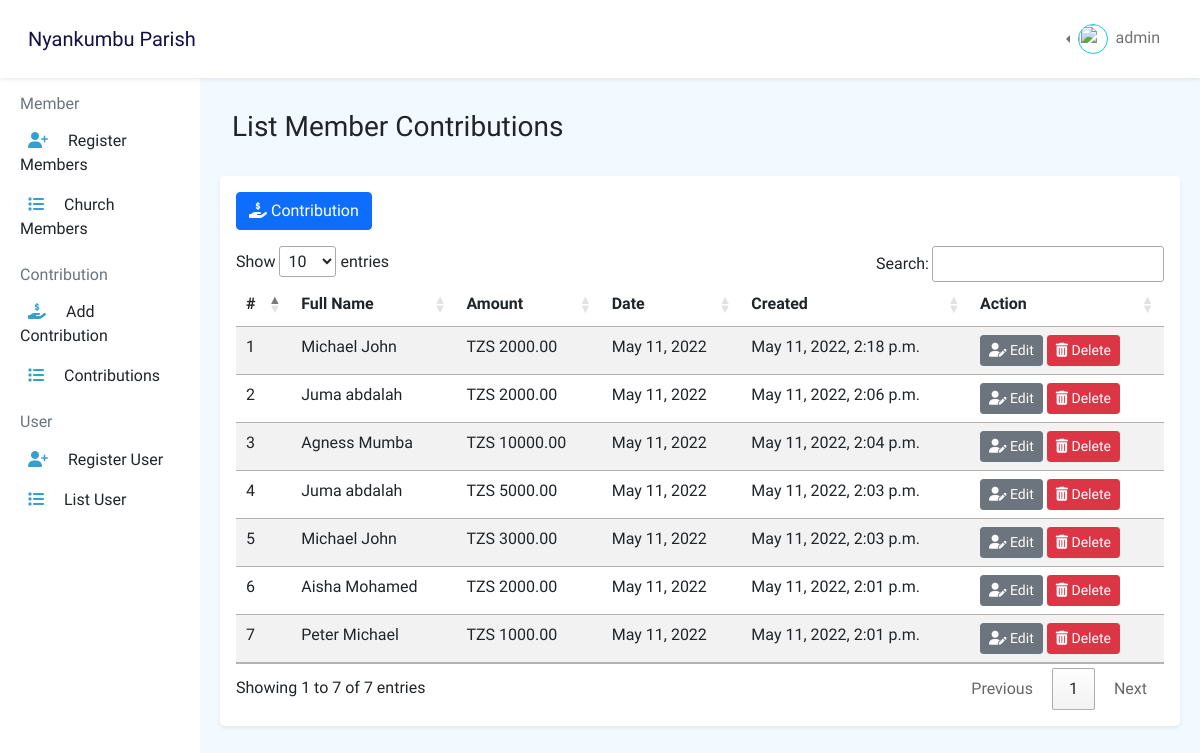
Screenshot of /parish/list/member/contributions (signed in) with the database file from the repository.
### parish/models.py (models this page shows, shortened)
class MemberContribution(models.Model):
    member = models.ForeignKey(
        ChurchMember, related_name='church_contribution', on_delete=models.CASCADE)
    amount = models.DecimalField(max_digits=19, decimal_places=2, default=0)
    contribution_date = models.DateField()
    updated_at = models.DateTimeField(auto_now=True)
    created_at = models.DateTimeField(auto_now_add=True)
    class Meta:
        ordering = ["-pk"]
        verbose_name = 'Member Contribution'
        verbose_name_plural = 'Member Contributions'

class ChurchMember(models.Model):
    GENDER = [
        ('Male', 'Male'),
        ('Female', 'Female'),
    ]
    MARITAL_STATUS = [
        ('Single', 'Single'),
        ('Married', 'Married'),
    ]
    full_name = models.CharField(max_length=100)
    gender = models.CharField(max_length=10, choices=GENDER)
    birth_date = models.DateField()
    marital_status = models.CharField(max_length=10, choices=MARITAL_STATUS)
    nida = models.CharField(max_length=50, unique=True, null=True, blank=True)
    mobile_phone = models.CharField(max_length=15, unique=True)
    work_phone = models.CharField(
        max_length=15, unique=True, blank=True, null=True)
    email = models.EmailField(
        max_length=254, unique=True, blank=True, null=True)
    address = models.CharField(max_length=50)
    photo = models.ImageField(upload_to='member_photos', blank=True, null=True)
    updated_at = models.DateTimeField(auto_now=True)
    created_at = models.DateTimeField(auto_now_add=True)
    class Meta:
        ordering = ["full_name"]
        verbose_name = 'Church Member'
        verbose_name_plural = 'Church Members'

### parish/views.py (the view)
# urls.py: path("list/member/contributions", views.list_member_contributions,
def list_member_contributions(request, *args, **kwargs):
    contributions = MemberContribution.objects.all()
    context = {
        'contributions': contributions,
    }
    return render(request, 'list_member_contributions.html', context)

### parish/templates/list_member_contributions.html (shortened to what this page needs)
{% extends 'base.html' %}
{% load static %}
{% block content %}
<h3 class=" m-3">List Member Contributions</h3>
<div class="row  p-3">
    <div class=" col-lg-12 mb-4 bg-white shadow-sm p-3 rounded-3">
        <div class="mb-3">
            <a class="btn btn-primary" href="{% url 'parish:add_member_contribution' %}">
                <i
                    class="fa-solid fa-hand-holding-dollar"></i>
                    Contribution
                </a>
        </div>
        <div class="table-responsive">
            <table id="example" class="table table-striped table-hover">
                <thead>
                    <tr>
                        <th>#</th>
                        <th>Full Name</th>
                        <th>Amount</th>
                        <th>Date</th>
                        <th>Created</th>
                        <th>Action</th>
                    </tr>
                </thead>
                <tbody>
                    {% for contribution in contributions %}
                    <tr>
                        <td>{{forloop.counter}}</td>
                        <td>{{contribution.member.full_name}}</td>
                        <td>TZS {{contribution.amount}}</td>
                        <td>{{contribution.contribution_date}}</td>
                        <td>{{contribution.created_at}}</td>
                        <td >
                            <a class="btn btn-sm btn-secondary"
                                href="{% url 'parish:edit_member_contribution' id=contribution.id %}">
                                <i class="fa-solid fa-user-pen"></i>
                                Edit
                            </a>
                            <a class="btn btn-sm btn-danger"
                                href="{% url 'parish:delete_member_contribution' id=contribution.id %}">
                                <i class="fa-solid fa-trash-can"></i>
                                Delete
                            </a>
                        </td>
                    </tr>
                    {% endfor %}
                </tbody>
            </table>
        </div>
    </div>
</div>
{% endblock %}

### templates/header.html (shortened to what this page needs)
{% load static %}
<nav class="navbar navbar-expand-lg navbar-light bg-white p-3 shadow-sm">
    <div class="container-fluid">
        <a class="navbar-brand font-weight-bold text-color-1" href="{% url 'index' %}">Nyankumbu Parish</a>
        <div class="collapse navbar-collapse" id="navbarSupportedContent">
            <ul class="navbar-nav ms-auto mb-2 mb-lg-0">
                {% if request.user.is_authenticated %}
                <li class="nav-item dropdown dropstart">
                    <a class="nav-link dropdown-toggle" href="#" id="navbarDropdown" role="button"
                        data-bs-toggle="dropdown" aria-expanded="false">
                        <img src="{% static 'img/profile.png' %}" alt="" width="30" height="30"
                            class="border border-info rounded-circle">
                        <span class="p-1">{{user.username}}</span>
                    </a>
                </li>
                {% else %}
                <li class="nav-item">
                    <a class="btn btn-outline-info btn-sm" href="{% url 'accounts:login' %}">
                        Login <i class="fas fa-sign-in-alt"></i>
                    </a>
                </li>
                {% endif %}
            </ul>
        </div>
    </div>
</nav>

### static/css/style.css (style rules this page uses)
* { box-sizing:border-box; }
body { font-family: 'Andika'; }
.text-color-1 { color:#130f49 !important; }

### rows the page displays
MemberContribution: member.full_name "Michael John", amount "2000.00", contribution_date "May 11, 2022", created_at "May 11, 2022, 2:18 p.m."
MemberContribution: member.full_name "Juma abdalah", amount "2000.00", contribution_date "May 11, 2022", created_at "May 11, 2022, 2:06 p.m."
MemberContribution: member.full_name "Agness Mumba", amount "10000.00", contribution_date "May 11, 2022", created_at "May 11, 2022, 2:04 p.m."
MemberContribution: member.full_name "Juma abdalah", amount "5000.00", contribution_date "May 11, 2022", created_at "May 11, 2022, 2:03 p.m."
MemberContribution: member.full_name "Michael John", amount "3000.00", contribution_date "May 11, 2022", created_at "May 11, 2022, 2:03 p.m."
MemberContribution: member.full_name "Aisha Mohamed", amount "2000.00", contribution_date "May 11, 2022", created_at "May 11, 2022, 2:01 p.m."
MemberContribution: member.full_name "Peter Michael", amount "1000.00", contribution_date "May 11, 2022", created_at "May 11, 2022, 2:01 p.m."

### other values shown
{{ user.username }} "admin"
